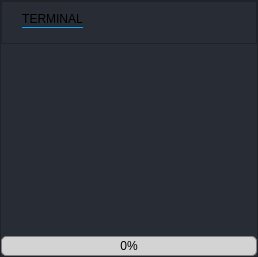
                 <widget class="QFrame" name="terminal_frame">
                  <property name="minimumSize">
                   <size>
                    <width>0</width>
                    <height>100</height>
                   </size>
                  </property>
                  <property name="styleSheet">
                   <string notr="true">QFrame {
	background-color: rgb(40, 44, 52);
}

QPushButton {
	background-color: rgb(40, 44, 52);
	border: none;
}

QPushButton:hover {
	background-color: rgb(52, 59, 72);
}

QPushButton:pressed {
	background-color: rgb(0, 133, 200);
}

QTextBrowser {
	border: none;
	font-family: &quot;Courier New&quot;, &quot;Consolas&quot;, monospace;
	font-size : 10pt;
}

QProgressBar {
    border: 1px solid grey;
    border-radius: 5px;
    background-color: lightgrey;
}

QProgressBar::chunk {
    background-color: rgb(0, 133, 200);
}</string>
                  </property>
                  <property name="frameShape">
                   <enum>QFrame::StyledPanel</enum>
                  </property>
                  <property name="frameShadow">
                   <enum>QFrame::Raised</enum>
                  </property>
                  <layout class="QVBoxLayout" name="terminalVerticalLayout">
                   <property name="spacing">
                    <number>0</number>
                   </property>
                   <property name="leftMargin">
                    <number>0</number>
                   </property>
                   <property name="topMargin">
                    <number>0</number>
                   </property>
                   <property name="rightMargin">
                    <number>0</number>
                   </property>
                   <property name="bottomMargin">
                    <number>0</number>
                   </property>
                   <item>
                    <widget class="QFrame" name="terminal_status_frame">
                     <property name="styleSheet">
                      <string notr="true"/>
                     </property>
                     <property name="frameShape">
                      <enum>QFrame::StyledPanel</enum>
                     </property>
                     <property name="frameShadow">
                      <enum>QFrame::Raised</enum>
                     </property>
                     <layout class="QHBoxLayout" name="terminalStatusFrameHorizontalLayout">
                      <property name="spacing">
                       <number>0</number>
                      </property>
                      <property name="leftMargin">
                       <number>20</number>
                      </property>
                      <property name="topMargin">
                       <number>10</number>
                      </property>
                      <property name="rightMargin">
                       <number>5</number>
                      </property>
                      <property name="bottomMargin">
                       <number>15</number>
                      </property>
                      <item alignment="Qt::AlignLeft">
                       <widget class="QPushButton" name="terminal_pushButton">
                        <property name="maximumSize">
                         <size>
                          <width>100</width>
                          <height>16777215</height>
                         </size>
                        </property>
                        <property name="styleSheet">
                         <string notr="true">border-bottom: 2px solid qlineargradient(spread:pad, x1:0.454545, y1:1, x2:0.454, y2:0.664773, stop:0.948864 rgba(0, 171, 255, 255), stop:1 rgb(33, 37, 43));</string>
                        </property>
                        <property name="text">
                         <string>TERMINAL</string>
                        </property>
                       </widget>
                      </item>
                      <item alignment="Qt::AlignRight">
                       <widget class="QPushButton" name="hide_terminal_pushButton">
                        <property name="maximumSize">
                         <size>
                          <width>50</width>
                          <height>50</height>
                         </size>
                        </property>
                        <property name="cursor">
                         <cursorShape>PointingHandCursor</cursorShape>
                        </property>
                        <property name="styleSheet">
                         <string notr="true"/>
                        </property>
                        <property name="text">
                         <string/>
                        </property>
                        <property name="icon">
                         <iconset resource="resources.qrc">
                          <normaloff>:/newPrefix/resources/icon_close.png</normaloff>:/newPrefix/resources/icon_close.png</iconset>
                        </property>
                       </widget>
                      </item>
                     </layout>
                    </widget>
                   </item>
                   <item>
                    <widget class="QTextBrowser" name="terminal_textBrowser">
                     <property name="styleSheet">
                      <string notr="true"/>
                     </property>
                    </widget>
                   </item>
                   <item>
                    <widget class="QProgressBar" name="train_progressBar">
                     <property name="maximumSize">
                      <size>
                       <width>16777215</width>
                       <height>20</height>
                      </size>
                     </property>
                     <property name="value">
                      <number>0</number>
                     </property>
                     <property name="alignment">
                      <set>Qt::AlignCenter</set>
                     </property>
                     <property name="textVisible">
                      <bool>true</bool>
                     </property>
                     <property name="orientation">
                      <enum>Qt::Horizontal</enum>
                     </property>
                    </widget>
                   </item>
                  </layout>
                 </widget>
